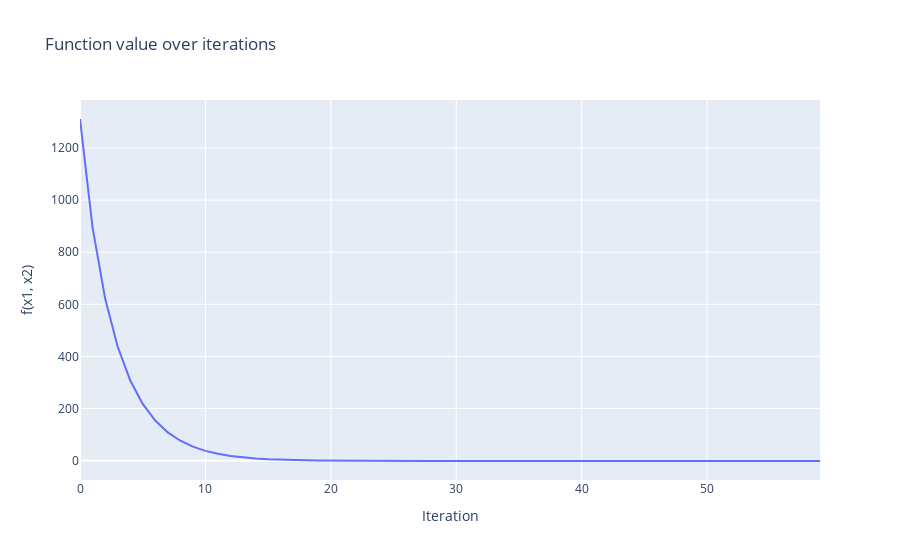

The cell this chart's notebook holds for it:
### Code cell
fig = px.line(y=func_vals, 
              title="Function value over iterations", 
              labels={"y": "f(x1, x2)", "x": "Iteration"})
fig.show()

### Figure 1 — Plotly figure (JSON) as saved in the notebook; plotly's stock layout.template omitted (floating-point values rounded to 4 significant figures)
{"data": [{"hovertemplate": "Iteration=%{x}<br>f(x1, x2)=%{y}<extra></extra>", "legendgroup": "", "line": {"color": "#636efa", "dash": "solid"}, "marker": {"symbol": "circle"}, "mode": "lines", "name": "", "orientation": "v", "showlegend": false, "type": "scatter", "x": [0, 1, 2, 3, 4, 5, 6, 7, 8, 9, 10, 11, 12, 13, 14, 15, 16, 17, 18, 19, 20, 21, 22, 23, 24, 25, 26, 27, 28, 29, 30, 31, 32, 33, 34, 35, 36, 37, 38, 39, 40, 41, 42, 43, 44, 45, 46, 47, 48, 49, 50, 51, 52, 53, 54, 55, 56, 57, 58, 59], "xaxis": "x", "y": [1311.0, 895.6, 623.6, 438.0, 308.7, 217.9, 153.8, 108.5, 76.42, 53.73, 37.66, 26.29, 18.24, 12.54, 8.5, 5.642, 3.619, 2.187, 1.173, 0.4549, -0.05335, -0.4132, -0.668, -0.8484, -0.9761, -1.066, -1.131, -1.176, -1.208, -1.231, -1.247, -1.258, -1.266, -1.272, -1.276, -1.279, -1.281, -1.282, -1.283, -1.284, -1.284, -1.285, -1.285, -1.285, -1.285, -1.285, -1.286, -1.286, -1.286, -1.286, -1.286, -1.286, -1.286, -1.286, -1.286, -1.286, -1.286, -1.286, -1.286, -1.286], "yaxis": "y"}], "layout": {"legend": {"tracegroupgap": 0}, "title": {"text": "Function value over iterations"}, "xaxis": {"anchor": "y", "domain": [0, 1], "title": {"text": "Iteration"}}, "yaxis": {"anchor": "x", "domain": [0, 1], "title": {"text": "f(x1, x2)"}}}}
